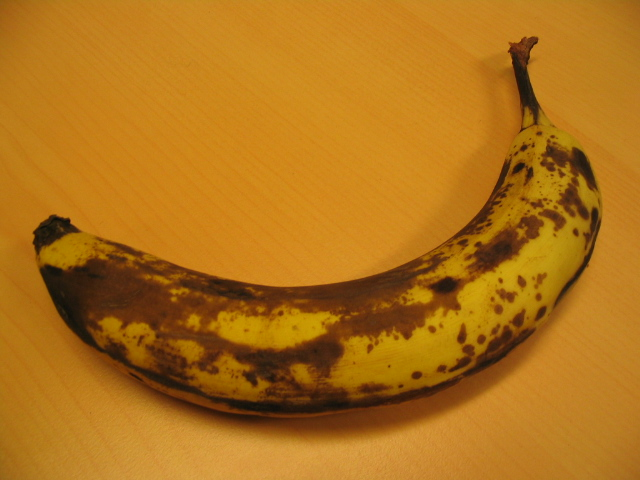
#> input picture proj2-segmentation/provided_images/banana.png, 640 x 480 px
$ jupyter execute --allow-errors Project2-Segmentation.ipynb   (shell and % lines are left out)
#> lines starting #> are read from the running program, lines starting #| are printed output that depends on the picture
### proj2-segmentation/guiseg.py
import tkinter as tk
from PIL import ImageTk, Image
import numpy as np
import matplotlib.pyplot as plt
from skimage import draw


def get_fore_back(im):
    """
    Function: get_fore_back
    -----------------------
    Opens a GUI that can be used to annotate the given image with foreground and background seeds

    Args:
    -----
        im: The input image can either be of type uint8 with range [0,255] or float with range[0, 1]

    Returns:
    --------
        a tuple containing locations for the foreground seeds and a tuple containing locations for the background seeds

    Example:
    --------
    >> fore, back = get_fore_back(img)
    >> img[fore]  # the foreground pixels
    >> img[back]  # the background pixels
    """

    if im.dtype != np.uint8 and np.max(im) <= 1.0 and np.min(im) >= 0:
        img = np.uint8(255 * im)
    elif im.dtype == np.uint8 and np.max(im) <= 255 and np.min(im) >= 0:
        img = im.copy()
    else:
        raise ValueError("Input image must be either dtype uint8 with range [0, 255] or float with range [0, 1] but got im.dtype = {}".format(im.dtype))


    ground_num = 1
    anno = np.zeros(img.shape[:-1])
    lastx = 0
    lasty = 0
    colors = {
        1:"red",
        2:"blue"
    }

    def reset():
        nonlocal anno, photo
        anno = np.zeros(img.shape[:2])
        canvas.create_image(img.shape[1]//2, img.shape[0]//2, image=photo)

    def set_ground_num(num):
        nonlocal ground_num
        ground_num = num

    # [21 lines left out: functions mouse_down, mouse_drag, not called in this run]

    root = tk.Tk()

    btn_frame = tk.Frame(root)
    btn_frame.pack(side=tk.TOP)

    reset_btn = tk.Button(btn_frame, text='Reset',command=reset)
    reset_btn.pack(side=tk.LEFT)

    fore_btn = tk.Button(btn_frame, text='Foreground', command=lambda: set_ground_num(1))
    fore_btn.pack(side=tk.LEFT)

    back_btn = tk.Button(btn_frame, text='Background', command=lambda: set_ground_num(2))
    back_btn.pack(side=tk.LEFT)

    return_btn = tk.Button(btn_frame, text='Return', command=root.destroy)
    return_btn.pack(side=tk.LEFT)

    canvas = tk.Canvas(root, width=img.shape[1], height=img.shape[0])
    canvas.bind("<Button-1>", mouse_down)
    canvas.bind("<B1-Motion>", mouse_drag)
    photo = ImageTk.PhotoImage(Image.fromarray(img))
    canvas.pack(side=tk.BOTTOM)
    reset()
    root.mainloop()
    return np.where(anno == 1), np.where(anno == 2)


# [2 lines that do not run on import are left out]

### proj2-segmentation/Project2-Segmentation.ipynb
# Project 2: Segmentation

[cell 1]
%pylab inline
import guiseg
from sklearn.neighbors import KernelDensity
import cv2
import maxflow
import numpy as np
import matplotlib.pyplot as plt # this is so that you can see which functions come from the pyplot library
plt.rcParams['figure.figsize'] = [20,20]
plt.rcParams['axes.titlesize'] = '16'
plt.rcParams['axes.titleweight'] = 'bold'

def just_title(title):
    a = plt.gca()
    a.set_title(title, fontdict={'fontsize': rcParams['axes.titlesize'],
                                 'fontweight' : rcParams['axes.titleweight'],
                                 'verticalalignment': 'baseline',
                                 'horizontalalignment': 'center'})
    a.set_xticks([])
    a.set_yticks([])

[cell 2]
## Provided Images #################################################
banana = cv2.imread('provided_images/banana.png')[:,:,::-1]
b_fore, b_back = guiseg.get_fore_back(banana)
#> b_fore = (empty array, empty array); b_back = (empty array, empty array)
np.save("user_data/banana-fore", b_fore)
np.save("user_data/banana-back", b_back)
b_fore = tuple(np.load("user_data/banana-fore.npy"))
b_back = tuple(np.load("user_data/banana-back.npy"))


penguin = cv2.imread('provided_images/penguin.png')[:,:,::-1]
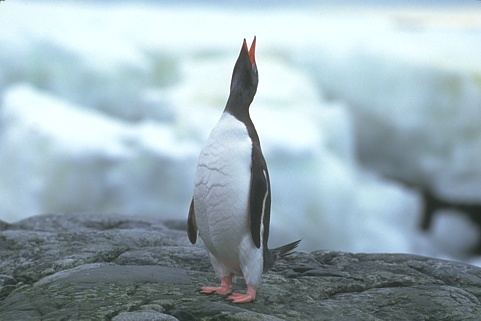
#> input picture proj2-segmentation/provided_images/penguin.png, 481 x 321 px
p_fore, p_back = guiseg.get_fore_back(penguin)
#> p_fore = (empty array, empty array); p_back = (empty array, empty array)
np.save("user_data/penguin-fore", p_fore)
np.save("user_data/penguin-back", p_back)
p_fore = tuple(np.load("user_data/penguin-fore.npy"))
p_back = tuple(np.load("user_data/penguin-back.npy"))


llama = cv2.imread('provided_images/llama.jpg')[:,:,::-1]
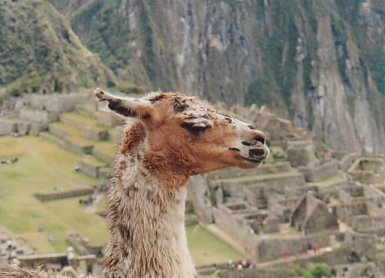
#> input picture proj2-segmentation/provided_images/llama.jpg, 385 x 278 px
l_fore, l_back = guiseg.get_fore_back(llama)
#> l_fore = (empty array, empty array); l_back = (empty array, empty array)
np.save("user_data/llama-fore", l_fore)
np.save("user_data/llama-back", l_back)
l_fore = tuple(np.load("user_data/llama-fore.npy"))
l_back = tuple(np.load("user_data/llama-back.npy"))


teddy = cv2.imread('provided_images/teddy.png')[:,:,::-1]
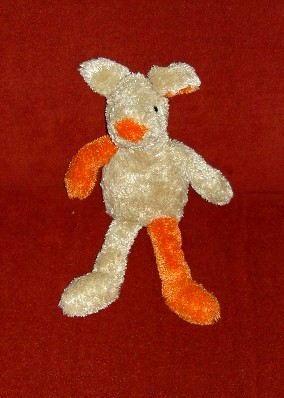
#> input picture proj2-segmentation/provided_images/teddy.png, 284 x 398 px
t_fore, t_back = guiseg.get_fore_back(teddy)
#> t_fore = (empty array, empty array); t_back = (empty array, empty array)
np.save("user_data/teddy-fore", t_fore)
np.save("user_data/teddy-back", t_back)
t_fore = tuple(np.load("user_data/teddy-fore.npy"))
t_back = tuple(np.load("user_data/teddy-back.npy"))

[cell 3]
# ## User Images ##################################################
hawk = cv2.imread('user_data/hawk.jpg')[:,:,::-1]
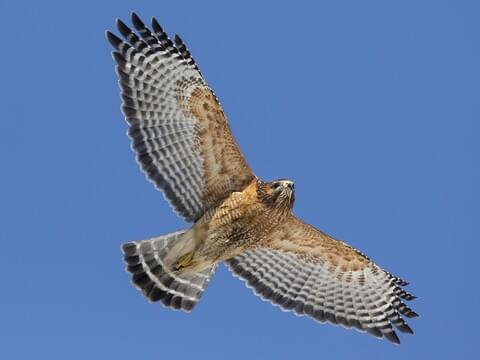
#> input picture proj2-segmentation/user_data/hawk.jpg, 480 x 360 px
h_fore, h_back = guiseg.get_fore_back(hawk)
#> h_fore = (empty array, empty array); h_back = (empty array, empty array)
np.save("user_data/hawk-fore", h_fore)
np.save("user_data/hawk-back", h_back)
h_fore = tuple(np.load("user_data/hawk-fore.npy"))
h_back = tuple(np.load("user_data/hawk-back.npy"))


pancakes = cv2.imread('user_data/pancakes.jpg')[:,:,::-1]
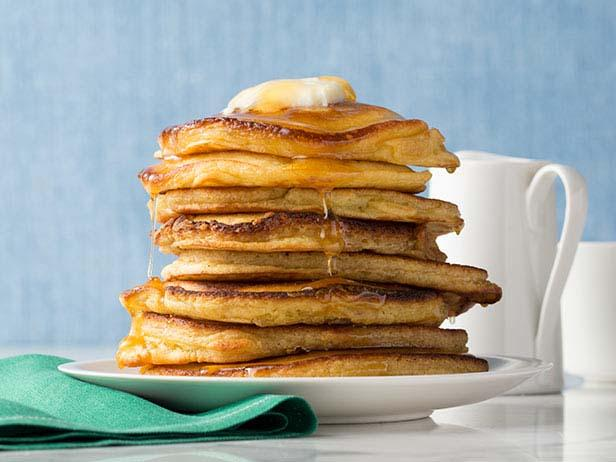
#> input picture proj2-segmentation/user_data/pancakes.jpg, 616 x 462 px
pan_fore, pan_back = guiseg.get_fore_back(pancakes)
#> pan_fore = (empty array, empty array); pan_back = (empty array, empty array)
np.save("user_data/pancakes-fore", pan_fore)
np.save("user_data/pancakes-back", pan_back)
pan_fore = tuple(np.load("user_data/pancakes-fore.npy"))
pan_back = tuple(np.load("user_data/pancakes-back.npy"))


#> (the rest of this cell did not finish here and is left out)

[cell 4]
# Create the graph and nodes
def graph_cut(input, fore, back, sigma=8, bandwidth_=1.0, lambda_=1):
    # Create the graph ###################################################
    g = maxflow.Graph[int]()
    image = input.copy()
    dimensions = (image.shape[0], image.shape[1])
    nodeids = g.add_grid_nodes(dimensions)

    # Add the n-links (Boundary)##################################################################

    # get the left right edges
    A_image = image[:,:-1]     # left
    B_image = image[:,1:]      # right
    lr_diff = A_image - B_image
    lr_weights = [np.power(np.e, -np.linalg.norm(pixel)/(2*sigma**2)) for row in lr_diff for pixel in row]
    lr_weights = np.resize(np.array(lr_weights), dimensions)
    # get the top bottom edges
    C_image = image[:-1,:]    # top
    D_image = image[1:,:]     # bottom
    tb_diff = C_image - D_image

    tb_weights = [np.power(np.e, -np.linalg.norm(pixel)/(2*sigma**2)) for row in tb_diff for pixel in row]
    tb_weights = np.resize(np.array(tb_weights), dimensions)

    # add the n-links to the graph
    g.add_grid_edges(nodeids, lr_weights, structure=[[0,0,0],[0,0,1],[0,0,0]], symmetric=True)
    g.add_grid_edges(nodeids, tb_weights, structure=[[0,0,0],[0,0,0],[0,1,0]], symmetric=True)


    # Add the t-links ##################################################

    # Create the KDEs
    kde_source = KernelDensity(kernel='gaussian', bandwidth=bandwidth_).fit(image[fore])
    kde_sink = KernelDensity(kernel='gaussian', bandwidth=bandwidth_).fit(image[back])

    log_density_source = kde_source.score_samples(np.reshape(image, (image.shape[0]*image.shape[1], 3)))
    log_density_sink = kde_sink.score_samples(np.reshape(image, (image.shape[0]*image.shape[1], 3)))

    log_density_source = np.reshape(log_density_source, dimensions) * lambda_
    log_density_sink = np.reshape(log_density_sink, dimensions) * lambda_

    # add the terminal edges
    g.add_grid_tedges(nodeids, log_density_source, log_density_sink)

    # Get the final segments #######################################
    g.maxflow()

    final_segmentation = g.get_grid_segments(nodeids)
    final_segmentation = np.invert(final_segmentation)

    trimap = np.ones(dimensions) * 125
    trimap[fore] = 255
    trimap[back] = 0

    return final_segmentation, trimap

#> (a cell that did not finish here is left out)

#> (a cell that did not finish here is left out)

p_ground_truth = cv2.imread('provided_images/ground_truth/penguin-seg.png')

#> (a cell that did not finish here is left out)

l_ground_truth = cv2.imread('provided_images/ground_truth/llama-seg.png')

#> (a cell that did not finish here is left out)

t_ground_truth = cv2.imread('provided_images/ground_truth/teddy-seg.png')

[cell 9]
#banana ########################################
plt.subplot(441)
plt.imshow(banana)
just_title('Input Image')

plt.subplot(442)
#> (the rest of this cell did not finish here and is left out)

#> (a cell that did not finish here is left out)

#> (a cell that did not finish here is left out)

#> (a cell that did not finish here is left out)

[cell 13]
#hawk ########################################
plt.subplot(331)
plt.imshow(hawk)
just_title('Input Image')
